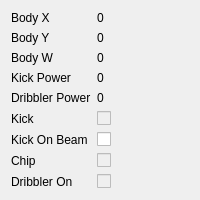
         <widget class="QWidget" name="joystickTab">
          <attribute name="title">
           <string>Joystick</string>
          </attribute>
          <layout class="QFormLayout" name="formLayout">
           <property name="fieldGrowthPolicy">
            <enum>QFormLayout::AllNonFixedFieldsGrow</enum>
           </property>
           <item row="0" column="0">
            <widget class="QLabel" name="label_3">
             <property name="text">
              <string>Body X</string>
             </property>
            </widget>
           </item>
           <item row="0" column="1">
            <widget class="QLabel" name="joystickBodyXLabel">
             <property name="text">
              <string>0</string>
             </property>
            </widget>
           </item>
           <item row="1" column="0">
            <widget class="QLabel" name="label_5">
             <property name="text">
              <string>Body Y</string>
             </property>
            </widget>
           </item>
           <item row="1" column="1">
            <widget class="QLabel" name="joystickBodyYLabel">
             <property name="text">
              <string>0</string>
             </property>
            </widget>
           </item>
           <item row="2" column="0">
            <widget class="QLabel" name="label_17">
             <property name="text">
              <string>Body W</string>
             </property>
            </widget>
           </item>
           <item row="2" column="1">
            <widget class="QLabel" name="joystickBodyWLabel">
             <property name="text">
              <string>0</string>
             </property>
            </widget>
           </item>
           <item row="3" column="0">
            <widget class="QLabel" name="label_7">
             <property name="text">
              <string>Kick Power</string>
             </property>
            </widget>
           </item>
           <item row="3" column="1">
            <widget class="QLabel" name="joystickKickPowerLabel">
             <property name="text">
              <string>0</string>
             </property>
            </widget>
           </item>
           <item row="4" column="0">
            <widget class="QLabel" name="label_10">
             <property name="text">
              <string>Dribbler Power</string>
             </property>
            </widget>
           </item>
           <item row="4" column="1">
            <widget class="QLabel" name="joystickDibblerPowerLabel">
             <property name="text">
              <string>0</string>
             </property>
            </widget>
           </item>
           <item row="5" column="0">
            <widget class="QLabel" name="label_11">
             <property name="enabled">
              <bool>true</bool>
             </property>
             <property name="text">
              <string>Kick</string>
             </property>
            </widget>
           </item>
           <item row="5" column="1">
            <widget class="QCheckBox" name="joystickKickCheckBox">
             <property name="enabled">
              <bool>false</bool>
             </property>
             <property name="text">
              <string/>
             </property>
            </widget>
           </item>
           <item row="7" column="0">
            <widget class="QLabel" name="label_15">
             <property name="text">
              <string>Chip</string>
             </property>
            </widget>
           </item>
           <item row="7" column="1">
            <widget class="QCheckBox" name="joystickChipCheckBox">
             <property name="enabled">
              <bool>false</bool>
             </property>
             <property name="text">
              <string/>
             </property>
            </widget>
           </item>
           <item row="8" column="0">
            <widget class="QLabel" name="label_13">
             <property name="text">
              <string>Dribbler On</string>
             </property>
            </widget>
           </item>
           <item row="8" column="1">
            <widget class="QCheckBox" name="joystickDribblerCheckBox">
             <property name="enabled">
              <bool>false</bool>
             </property>
             <property name="text">
              <string/>
             </property>
            </widget>
           </item>
           <item row="6" column="1">
            <widget class="QCheckBox" name="joystickKickOnBreakBeam">
             <property name="text">
              <string/>
             </property>
            </widget>
           </item>
           <item row="6" column="0">
            <widget class="QLabel" name="label_8">
             <property name="text">
              <string>Kick On Beam</string>
             </property>
            </widget>
           </item>
          </layout>
         </widget>
